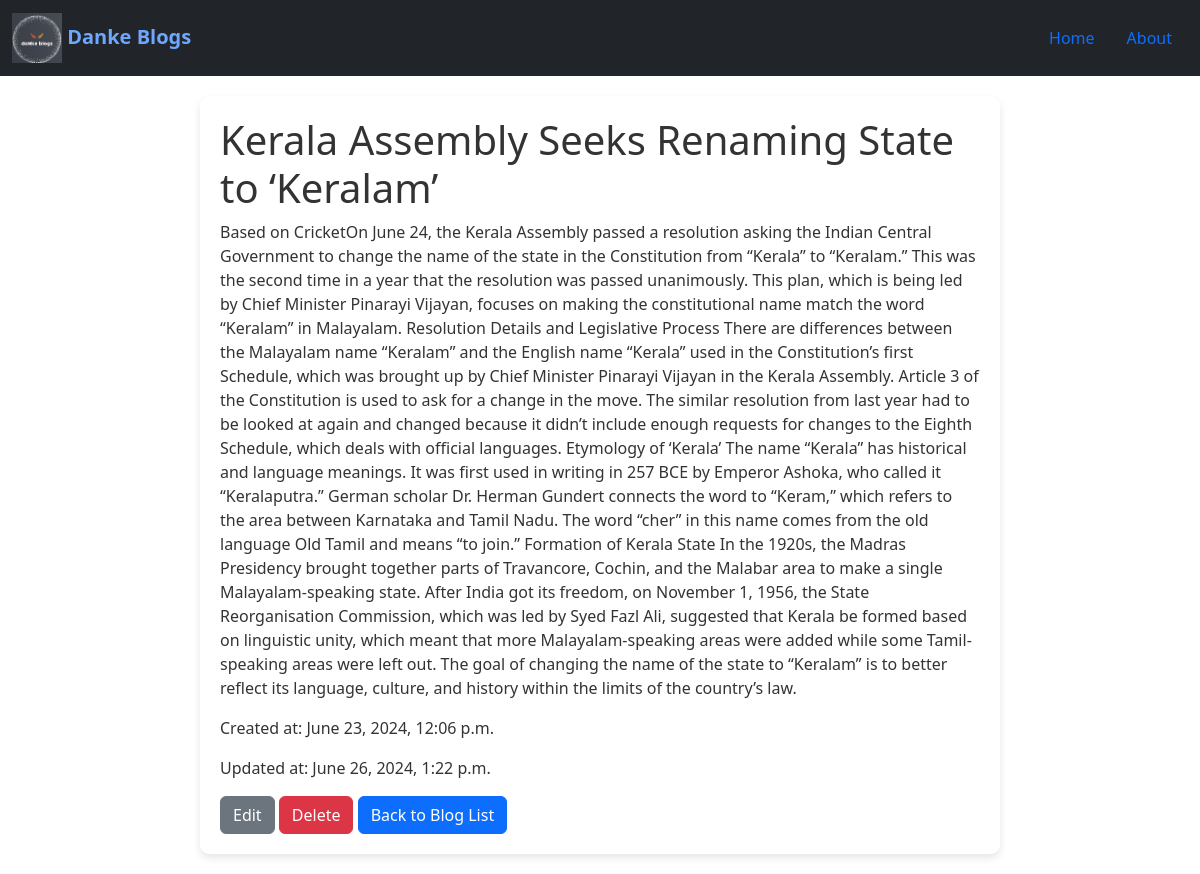
Page /blog/8/ on the committed database.
### blogs/models.py (models this page shows, shortened)
class Blog(models.Model):
    b_title = models.CharField(max_length=255)
    a_name = models.CharField(max_length=50)
    b_image=models.ImageField(upload_to='blog_image',default="default.jpg")
    b_content=models.TextField(default='')
    pub_on = models.DateTimeField(auto_now_add=True)
    update_on = models.DateTimeField(auto_now=True)

### blogs/views.py (the view)
# urls.py: path("blog/<int:pk>/", BlogDetailView.as_view(), name="blogdetail"),
class BlogDetailView(DetailView):
    model = Blog
    template_name = "blogdetail.html"
    context_object_name = "blog"

### templates/blogdetail.html (shortened to what this page needs)
{% extends 'base.html' %}
{% block body_class %}background{% endblock %}
{% block content %}
<div class="content-container">
<h1>{{ blog.b_title }}</h1>
<p>{{ blog.b_content }}</p>
<p>Created at: {{ blog.pub_on }}</p>
<p>Updated at: {{ blog.update_on }}</p>
<a href="{% url 'blogupdate' pk=blog.pk %}" class="btn btn-secondary">Edit</a>
<a href="{% url 'blogdelete' pk=blog.pk %}" class="btn btn-danger">Delete</a>
<a href="{% url 'bloglist' %}" class="btn btn-primary">Back to Blog List</a>
</div>
{% endblock %}

### static/css/blogstyle.css (style rules this page uses)
.background { background-image: url(../images/b_bg.jpg); background-size: cover; background-repeat: no-repeat; background-attachment: fixed; background-position: center; height: 100%; }

### static/css/detail.css (style rules this page uses)
.content-container { background-color: rgba(255, 255, 255, 0.9); padding: 20px; border-radius: 10px; box-shadow: 0 4px 8px rgba(0, 0, 0, 0.1); max-width: 800px; margin: 20px auto; }
.content-container h1,p,a { color: #333333; }

### rows in the picture
Blog: b_title "Kerala Assembly Seeks Renaming State to ‘Keralam’", b_content "Based on CricketOn June 24, the Kerala Assembly passed a resolution asking the Indian Central Government to change the name of the state in the Constitution from “Kerala” to “Keralam.” This was the second time in a year that the resolution was passed unanimously. This plan, which is being led by Chief Minister Pinarayi Vijayan, focuses on making the constitutional name match the word “Keralam” in Malayalam. Resolution Details and Legislative Process There are differences between the Malayalam name “Keralam” and the English name “Kerala” used in the Constitution’s first Schedule, which was brought up by Chief Minister Pinarayi Vijayan in the Kerala Assembly. Article 3 of the Constitution is…", pub_on "June 23, 2024, 12:06 p.m.", update_on "June 26, 2024, 1:22 p.m."
